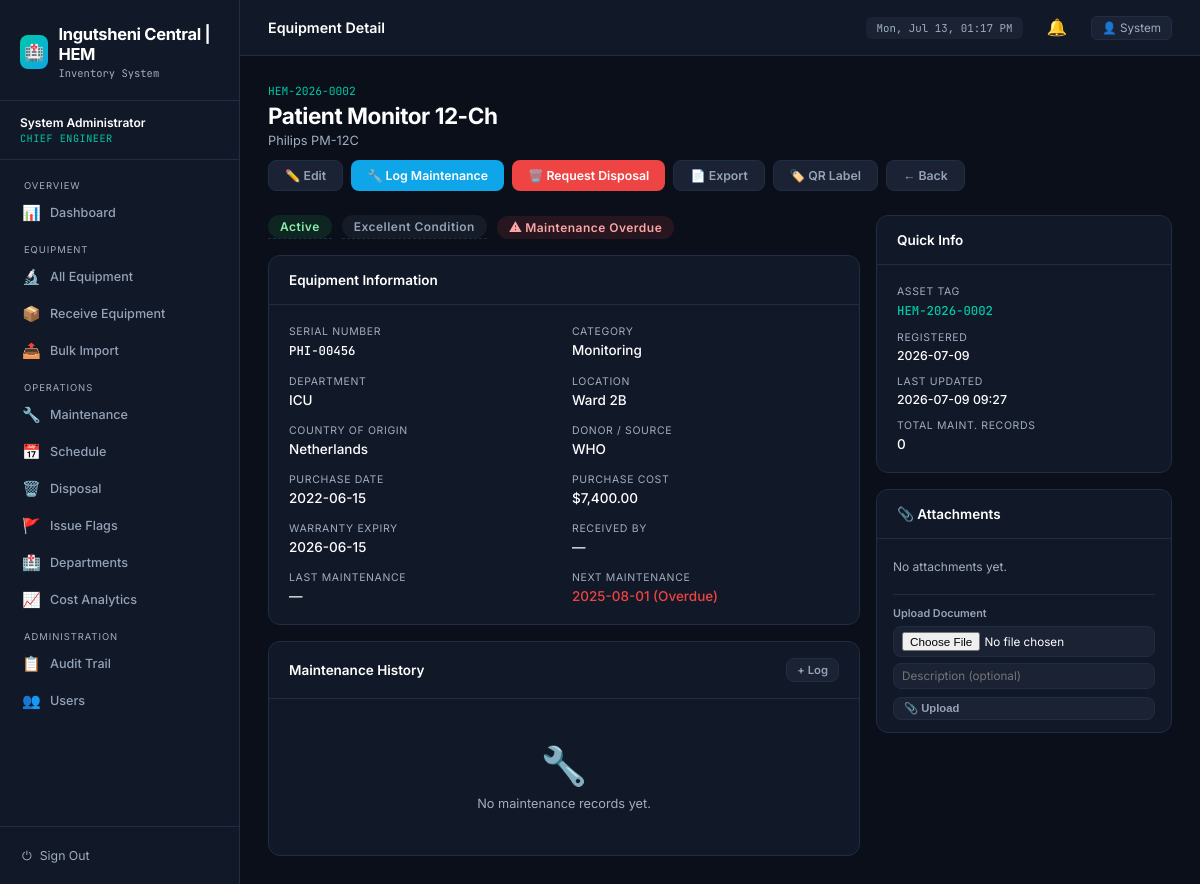
The app's page /equipment/2 (signed in) with its own data.
### tables this page shows
CREATE TABLE equipment (
  id INTEGER PRIMARY KEY AUTOINCREMENT,
  asset_tag TEXT UNIQUE NOT NULL,
  name TEXT NOT NULL,
  model TEXT, manufacturer TEXT, serial_number TEXT UNIQUE,
  category TEXT, department TEXT, location TEXT,
  country_of_origin TEXT, donor_name TEXT,
  state TEXT DEFAULT 'Active',
  condition TEXT DEFAULT 'Good',
  purchase_date TEXT, purchase_cost REAL,
  warranty_expiry TEXT, last_maintenance TEXT, next_maintenance TEXT,
  notes TEXT, received_by_id INTEGER,
  created_at TEXT DEFAULT (datetime('now')),
  updated_at TEXT DEFAULT (datetime('now')),
  FOREIGN KEY(received_by_id) REFERENCES users(id)
);

### run_production.py (the view)
@app.route('/equipment/<int:eq_id>')
@login_required
def equipment_detail(eq_id):
    eq = query('SELECT * FROM equipment WHERE id = ?', (eq_id,), one=True)
    if not eq:
        flash('Equipment not found')
        return redirect(url_for('equipment_list'))
    maintenance = query('SELECT * FROM maintenance_records WHERE equipment_id = ? ORDER BY created_at DESC', (eq_id,))
    disposal = query('SELECT * FROM disposal_records WHERE equipment_id = ?', (eq_id,), one=True)
    attachments = query('SELECT * FROM attachments WHERE equipment_id = ? ORDER BY created_at DESC', (eq_id,))
    return render_template('equipment_detail.html', eq=eq, maintenance=maintenance, disposal=disposal, attachments=attachments)

### run_production.py (called while the page is built)
def get_db():
    if 'db' not in g:
        g.db = sqlite3.connect(DATABASE)
        g.db.row_factory = sqlite3.Row
    return g.db

def query(sql, args=(), one=False):
    cur = get_db().execute(sql, args)
    rv = cur.fetchall()
    cur.close()
    return (rv[0] if rv else None) if one else rv

def login_required(f):
    @wraps(f)
    def decorated_function(*args, **kwargs):
        if 'user_id' not in session:
            return redirect(url_for('login'))
        return f(*args, **kwargs)
    return decorated_function

@app.template_filter('fmtdate')
def fmtdate(value, format='%Y-%m-%d'):
    if not value: return '—'
    try:
        if isinstance(value, str):
            dt = datetime.strptime(value.split(' ')[0], '%Y-%m-%d')
        else:
            dt = value
        return dt.strftime(format)
    except:
        return value

@app.template_filter('fmtdatetime')
def fmtdatetime(value, format='%Y-%m-%d %H:%M'):
    if not value: return '—'
    try:
        if isinstance(value, str):
            dt = datetime.strptime(value.split('.')[0], '%Y-%m-%d %H:%M:%S')
        else:
            dt = value
        return dt.strftime(format)
    except:
        return value

@app.template_filter('currency')
def currency(value):
    try:
        return f"${float(value):,.2f}"
    except:
        return value

@app.context_processor
def utility_processor():
    def is_overdue(date_str):
        if not date_str: return False
        try:
            due_date = datetime.strptime(date_str, '%Y-%m-%d').date()
            return due_date < date.today()
        except: return False
    def state_badge(state):
        return {
            'Active': 'badge-green',
            'Under Maintenance': 'badge-yellow',
            'Pending Disposal': 'badge-red',
            'Disposed': 'badge-gray',
            'In Storage': 'badge-blue'
        }.get(state, 'badge-gray')
    def cond_badge(condition):
        return {
            'Good': 'badge-green',
            'Fair': 'badge-yellow',
            'Poor': 'badge-red'
        }.get(condition, 'badge-gray')
    return dict(is_overdue=is_overdue, state_badge=state_badge, cond_badge=cond_badge)

### templates/equipment_detail.html (shortened to what this page needs)
{% extends 'base.html' %}
{% block page_title %}Equipment Detail{% endblock %}
{% block content %}
<div style="display:flex;align-items:flex-start;justify-content:space-between;margin-bottom:24px;flex-wrap:wrap;gap:12px">
  <div>
    <div style="font-family:'JetBrains Mono',monospace;font-size:0.75rem;color:var(--accent);margin-bottom:4px">{{ eq['asset_tag'] }}</div>
    <h1 style="font-size:1.5rem;font-weight:700;letter-spacing:-0.02em">{{ eq['name'] }}</h1>
    <div style="color:var(--text-muted);font-size:0.85rem;margin-top:4px">{{ eq['manufacturer'] }} {{ eq['model'] }}</div>
  </div>
  <div style="display:flex;gap:8px;flex-wrap:wrap">
    {% if session.role in ['chief_engineer','technician'] %}
    <a href="{{ url_for('edit_equipment', eq_id=eq['id']) }}" class="btn btn-ghost">✏️ Edit</a>
    <a href="{{ url_for('add_maintenance', eq_id=eq['id']) }}" class="btn btn-blue">🔧 Log Maintenance</a>
    {% if eq['state'] not in ['Disposed','Pending Disposal'] %}
    <a href="{{ url_for('request_disposal', eq_id=eq['id']) }}" class="btn btn-danger">🗑️ Request Disposal</a>
    {% endif %}
    {% endif %}
    <a href="{{ url_for('export_equipment', eq_id=eq['id']) }}" class="btn btn-ghost" target="_blank">📄 Export</a>
    <a href="{{ url_for('equipment_qr', eq_id=eq['id']) }}" class="btn btn-ghost" target="_blank">🏷️ QR Label</a>
    <a href="{{ url_for('equipment_list') }}" class="btn btn-ghost">← Back</a>
  </div>
</div>
<div style="display:grid;grid-template-columns:2fr 1fr;gap:16px">
  <div style="display:flex;flex-direction:column;gap:16px">
    <div style="display:flex;gap:10px;flex-wrap:wrap;align-items:center">
      <div id="display-state" class="inline-edit-val" onclick="{{ 'showInlineEdit(\"state\")' if session.role in ['chief_engineer','technician'] else '' }}"
           title="{{ 'Click to change state' if session.role in ['chief_engineer','technician'] else '' }}">
        <span class="badge {{ state_badge(eq['state']) }}" style="font-size:0.8rem;padding:4px 12px">{{ eq['state'] }}</span>
      </div>
      <div id="display-condition" class="inline-edit-val" onclick="{{ 'showInlineEdit(\"condition\")' if session.role in ['chief_engineer','technician'] else '' }}"
           title="{{ 'Click to change condition' if session.role in ['chief_engineer','technician'] else '' }}">
        <span class="badge {{ cond_badge(eq['condition']) }}" style="font-size:0.8rem;padding:4px 12px">{{ eq['condition'] }} Condition</span>
      </div>
      {% if is_overdue(eq['next_maintenance']) and eq['state'] == 'Active' %}
      <span class="badge badge-red pulse" style="font-size:0.8rem;padding:4px 12px">⚠ Maintenance Overdue</span>
      {% endif %}
    </div>
    <div class="card">
      <div class="card-header"><h2>Equipment Information</h2></div>
      <div class="card-body">
        <div class="detail-grid">
          <div class="detail-item"><div class="key">Serial Number</div><div class="val mono">{{ eq['serial_number'] or '—' }}</div></div>
          <div class="detail-item"><div class="key">Category</div><div class="val">{{ eq['category'] or '—' }}</div></div>
          <div class="detail-item"><div class="key">Department</div><div class="val">{{ eq['department'] or '—' }}</div></div>
          <div class="detail-item"><div class="key">Location</div><div class="val">{{ eq['location'] or '—' }}</div></div>
          <div class="detail-item"><div class="key">Country of Origin</div><div class="val">{{ eq['country_of_origin'] or '—' }}</div></div>
          <div class="detail-item"><div class="key">Donor / Source</div><div class="val">{{ eq['donor_name'] or 'Direct Purchase' }}</div></div>
          {% if session.role != 'intern' %}
          <div class="detail-item"><div class="key">Purchase Date</div><div class="val">{{ eq['purchase_date']|fmtdate }}</div></div>
          <div class="detail-item"><div class="key">Purchase Cost</div><div class="val">{{ eq['purchase_cost']|currency }}</div></div>
          {% endif %}
          <div class="detail-item"><div class="key">Warranty Expiry</div><div class="val">{{ eq['warranty_expiry']|fmtdate }}</div></div>
          <div class="detail-item"><div class="key">Received By</div><div class="val">{{ eq['received_by_name'] or '—' }}</div></div>
          <div class="detail-item"><div class="key">Last Maintenance</div><div class="val">{{ eq['last_maintenance']|fmtdate }}</div></div>
          <div class="detail-item">
            <div class="key">Next Maintenance</div>
            <div class="val">
              {% if eq['next_maintenance'] %}
                {% if is_overdue(eq['next_maintenance']) %}
                  <span style="color:var(--danger)">{{ eq['next_maintenance']|fmtdate }} (Overdue)</span>
                {% else %}
                  {{ eq['next_maintenance']|fmtdate }}
                {% endif %}
              {% else %}—{% endif %}
            </div>
          </div>
        </div>
      </div>
    </div>
    <div class="card">
      <div class="card-header">
        <h2>Maintenance History</h2>
        {% if session.role in ['chief_engineer','technician'] %}
        <div class="hdr-actions"><a href="{{ url_for('add_maintenance', eq_id=eq['id']) }}" class="btn btn-ghost btn-sm">+ Log</a></div>
        {% endif %}
      </div>
      <div class="card-body">
        {% if maintenance %}
        <div class="timeline">
          {% for rec in maintenance %}
          <div class="timeline-item">
            <div class="t-header">
              <span class="t-type">{{ rec['maintenance_type'] }}</span>
              <span class="t-date">{{ (rec['completed_date'] or rec['created_at'])|fmtdate }}</span>
              {% set out_map={'Resolved':'badge-green','Pending':'badge-amber','Escalated':'badge-red'} %}
              <span class="badge {{ out_map.get(rec['outcome'],'badge-gray') }}" style="font-size:0.65rem">{{ rec['outcome'] }}</span>
            </div>
            <div class="t-desc">{{ rec['description'] }}</div>
            {% if rec['findings'] %}<div class="t-desc" style="margin-top:3px;font-style:italic">Findings: {{ rec['findings'] }}</div>{% endif %}
            <div class="t-by">By {{ rec['tech_name'] or '—' }}{% if rec['cost'] %} · Cost: {{ rec['cost']|currency }}{% endif %}</div>
          </div>
          {% endfor %}
        </div>
        {% else %}
        <div class="empty" style="padding:24px"><div class="emoji">🔧</div><p>No maintenance records yet.</p></div>
        {% endif %}
      </div>
    </div>
  </div>
  <div style="display:flex;flex-direction:column;gap:16px">
    <div class="card">
      <div class="card-header"><h2>Quick Info</h2></div>
      <div class="card-body" style="display:flex;flex-direction:column;gap:12px">
        <div class="detail-item"><div class="key">Asset Tag</div><div class="val mono" style="color:var(--accent)">{{ eq['asset_tag'] }}</div></div>
        <div class="detail-item"><div class="key">Registered</div><div class="val" style="font-size:0.82rem">{{ eq['created_at']|fmtdate }}</div></div>
        <div class="detail-item"><div class="key">Last Updated</div><div class="val" style="font-size:0.82rem">{{ eq['updated_at']|fmtdatetime }}</div></div>
        <div class="detail-item"><div class="key">Total Maint. Records</div><div class="val">{{ maintenance|length }}</div></div>
      </div>
    </div>
    <div class="card">
      <div class="card-header"><h2>📎 Attachments</h2></div>
      <div class="card-body" style="padding:12px 16px">
        {% if attachments %}
          {% for att in attachments %}
          <div style="display:flex;align-items:center;gap:8px;padding:8px 0;border-bottom:1px solid var(--border)">
            <span style="font-size:1.1rem">
              {% if att['file_type'] in ['pdf'] %}📄{% elif att['file_type'] in ['png','jpg','jpeg'] %}🖼️{% else %}📁{% endif %}
            </span>
            <div style="flex:1;min-width:0">
              <a href="{{ url_for('download_attachment', att_id=att['id']) }}"
                 style="color:var(--accent-2);text-decoration:none;font-size:0.8rem;font-weight:600;
                        display:block;overflow:hidden;text-overflow:ellipsis;white-space:nowrap">
                {{ att['original_name'] }}
              </a>
              {% if att['description'] %}
              <div style="font-size:0.7rem;color:var(--text-muted)">{{ att['description'] }}</div>
              {% endif %}
              <div style="font-size:0.68rem;color:var(--text-muted)">
                {{ att['uploader'] or '—' }} · {{ att['created_at']|fmtdate }}
              </div>
            </div>
            {% if session.role in ['chief_engineer','technician'] %}
            <form method="POST" action="{{ url_for('delete_attachment', att_id=att['id']) }}"
                  onsubmit="return confirm('Delete this attachment?')">
              <button class="btn btn-ghost btn-sm" style="color:var(--danger)">✕</button>
            </form>
            {% endif %}
          </div>
          {% endfor %}
        {% else %}
          <div style="font-size:0.8rem;color:var(--text-muted);padding:8px 0">No attachments yet.</div>
        {% endif %}
        {% if session.role in ['chief_engineer','technician'] %}
        <form method="POST" action="{{ url_for('upload_attachment', eq_id=eq['id']) }}"
              enctype="multipart/form-data" style="margin-top:12px;padding-top:12px;border-top:1px solid var(--border)">
          <div style="font-size:0.72rem;font-weight:600;color:var(--text-dim);margin-bottom:6px">Upload Document</div>
          <input type="file" name="file" class="form-control" style="font-size:0.78rem;padding:5px 8px;margin-bottom:6px"
                 accept=".pdf,.png,.jpg,.jpeg,.docx,.xlsx,.csv,.txt">
          <input type="text" name="description" class="form-control" placeholder="Description (optional)"
                 style="font-size:0.78rem;padding:5px 8px;margin-bottom:8px">
          <button type="submit" class="btn btn-ghost btn-sm" style="width:100%">📎 Upload</button>
        </form>
        {% endif %}
      </div>
    </div>
  </div>
</div>
{% endblock %}

### templates/base.html (style rules this page uses)
:root { --bg: #0b0f1a; --bg-card: #111827; --bg-raised: #1a2234; --border: #1f2d45; --border-hl: #2a3f60; --accent: #00c9a7; --accent-2: #0ea5e9; --warn: #f59e0b; --danger: #ef4444; --success: #22c55e; --text: #ffffff; --text-muted:#a0aec0; --text-dim: #94a3b8; --font-mono: 'JetBrains Mono', monospace; }
*, *::before, *::after { box-sizing: border-box; margin: 0; padding: 0; }
html { font-size: 15px; }
body { font-family: 'Inter', sans-serif; background: var(--bg); color: var(--text); min-height: 100vh; display: flex; }
.card { background: var(--bg-card); border: 1px solid var(--border); border-radius: 12px; overflow: hidden; }
.card-header { padding: 16px 20px; border-bottom: 1px solid var(--border); display: flex; align-items: center; gap: 12px; }
.card-header h2 { font-size: 0.9rem; font-weight: 600; }
.card-header .hdr-actions { margin-left: auto; display: flex; gap: 8px; }
.card-body { padding: 20px; }
.badge { display: inline-block; padding: 2px 9px; border-radius: 99px; font-size: 0.68rem; font-weight: 600; letter-spacing: 0.04em; }
.badge-green { background: rgba(34,197,94,.12); color: #86efac; }
.badge-red { background: rgba(239,68,68,.12); color: #fca5a5; }
.badge-gray { background: rgba(100,116,139,.12);color: #94a3b8; }
.btn { display: inline-flex; align-items: center; gap: 6px; padding: 7px 16px; border-radius: 8px; border: none; font-size: 0.82rem; font-weight: 600; cursor: pointer; text-decoration: none; transition: opacity 0.15s, transform 0.1s; }
.btn-blue { background: var(--accent-2); color: #fff; }
.btn-danger { background: var(--danger); color: #fff; }
.btn-ghost { background: var(--bg-raised); color: var(--text-dim); border: 1px solid var(--border); }
.btn-sm { padding: 4px 10px; font-size: 0.75rem; }
.form-control { background: var(--bg-raised); border: 1px solid var(--border); border-radius: 8px; color: var(--text); padding: 8px 12px; font-size: 0.84rem; font-family: 'Inter', sans-serif; transition: border-color 0.15s; width: 100%; }
.empty { padding: 48px; text-align: center; color: var(--text-muted); }
.empty .emoji { font-size: 2.5rem; }
.empty p { margin-top: 8px; font-size: 0.85rem; }
.inline-edit-val { cursor:pointer; border-bottom:1px dashed var(--border); }
.pulse { animation: pulse 2s infinite; }
.detail-grid { display: grid; grid-template-columns: repeat(auto-fill, minmax(200px, 1fr)); gap: 16px; }
.detail-item .key { font-size: 0.7rem; color: var(--text-muted); text-transform: uppercase; letter-spacing: 0.06em; }
.detail-item .val { font-size: 0.9rem; margin-top: 4px; font-weight: 500; }
.detail-item .val.mono { font-family: var(--font-mono); font-size: 0.82rem; }

### records on screen
equipment: asset_tag "HEM-2026-0002", name "Patient Monitor 12-Ch", manufacturer "Philips", model "PM-12C", state "Active", condition "Excellent", serial_number "PHI-00456", category "Monitoring", department "ICU", location "Ward 2B", country_of_origin "Netherlands", donor_name "WHO", purchase_date|fmtdate "2022-06-15", purchase_cost "$7,400.00", warranty_expiry|fmtdate "2026-06-15", next_maintenance|fmtdate "2025-08-01", created_at|fmtdate "2026-07-09", updated_at|fmtdatetime "2026-07-09 09:27"

### other values on screen
{{ session.full_name }} "System Administrator"
{{ session.role | replace('_', ' ') }} "CHIEF ENGINEER"
{{ session.full_name.split()[0] }} "System"
{{ eq['received_by_name'] or '—' }} "—"
{{ eq['last_maintenance']|fmtdate }} "—"
{{ maintenance|length }} "0"
